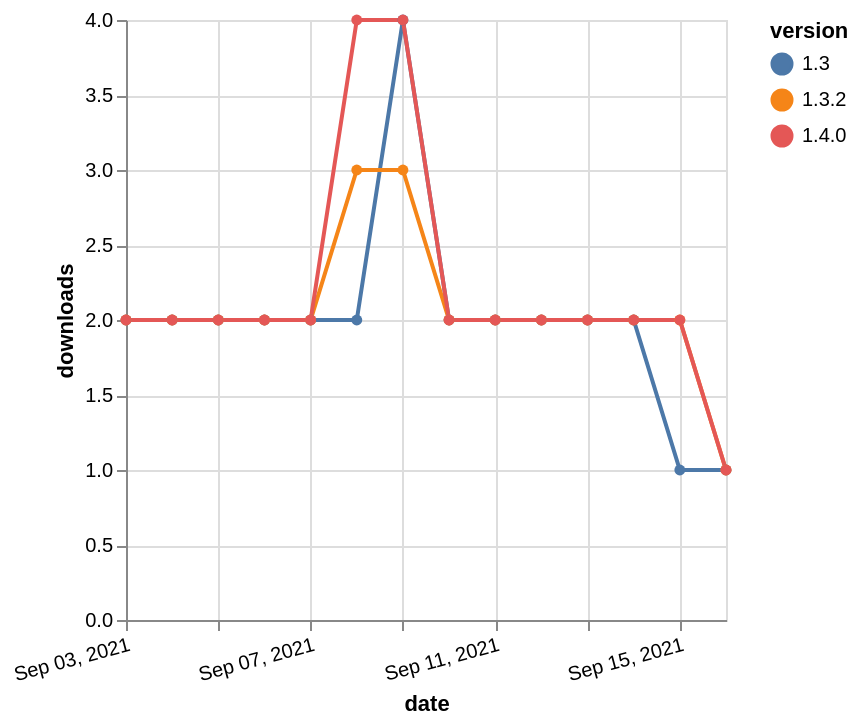

Vega-Lite specification for this chart:
### Vega-Lite specification from a JSON file in a GitHub repository (floating-point values rounded to 4 significant figures)
{"$schema": "https://vega.github.io/schema/vega-lite/v5.json", "description": "A simple bar chart with embedded data.", "data": {"values": [{"date": "2021-09-03", "total": 1162, "delta": 2, "version": "1.3"}, {"date": "2021-09-04", "total": 1164, "delta": 2, "version": "1.3"}, {"date": "2021-09-05", "total": 1166, "delta": 2, "version": "1.3"}, {"date": "2021-09-06", "total": 1168, "delta": 2, "version": "1.3"}, {"date": "2021-09-07", "total": 1170, "delta": 2, "version": "1.3"}, {"date": "2021-09-08", "total": 1172, "delta": 2, "version": "1.3"}, {"date": "2021-09-09", "total": 1176, "delta": 4, "version": "1.3"}, {"date": "2021-09-10", "total": 1178, "delta": 2, "version": "1.3"}, {"date": "2021-09-11", "total": 1180, "delta": 2, "version": "1.3"}, {"date": "2021-09-12", "total": 1182, "delta": 2, "version": "1.3"}, {"date": "2021-09-13", "total": 1184, "delta": 2, "version": "1.3"}, {"date": "2021-09-14", "total": 1186, "delta": 2, "version": "1.3"}, {"date": "2021-09-15", "total": 1187, "delta": 1, "version": "1.3"}, {"date": "2021-09-16", "total": 1188, "delta": 1, "version": "1.3"}, {"date": "2021-09-03", "total": 1165, "delta": 2, "version": "1.3.2"}, {"date": "2021-09-04", "total": 1167, "delta": 2, "version": "1.3.2"}, {"date": "2021-09-05", "total": 1169, "delta": 2, "version": "1.3.2"}, {"date": "2021-09-06", "total": 1171, "delta": 2, "version": "1.3.2"}, {"date": "2021-09-07", "total": 1173, "delta": 2, "version": "1.3.2"}, {"date": "2021-09-08", "total": 1176, "delta": 3, "version": "1.3.2"}, {"date": "2021-09-09", "total": 1179, "delta": 3, "version": "1.3.2"}, {"date": "2021-09-10", "total": 1181, "delta": 2, "version": "1.3.2"}, {"date": "2021-09-11", "total": 1183, "delta": 2, "version": "1.3.2"}, {"date": "2021-09-12", "total": 1185, "delta": 2, "version": "1.3.2"}, {"date": "2021-09-13", "total": 1187, "delta": 2, "version": "1.3.2"}, {"date": "2021-09-14", "total": 1189, "delta": 2, "version": "1.3.2"}, {"date": "2021-09-15", "total": 1191, "delta": 2, "version": "1.3.2"}, {"date": "2021-09-16", "total": 1192, "delta": 1, "version": "1.3.2"}, {"date": "2021-09-03", "total": 1053, "delta": 2, "version": "1.4.0"}, {"date": "2021-09-04", "total": 1055, "delta": 2, "version": "1.4.0"}, {"date": "2021-09-05", "total": 1057, "delta": 2, "version": "1.4.0"}, {"date": "2021-09-06", "total": 1059, "delta": 2, "version": "1.4.0"}, {"date": "2021-09-07", "total": 1061, "delta": 2, "version": "1.4.0"}, {"date": "2021-09-08", "total": 1065, "delta": 4, "version": "1.4.0"}, {"date": "2021-09-09", "total": 1069, "delta": 4, "version": "1.4.0"}, {"date": "2021-09-10", "total": 1071, "delta": 2, "version": "1.4.0"}, {"date": "2021-09-11", "total": 1073, "delta": 2, "version": "1.4.0"}, {"date": "2021-09-12", "total": 1075, "delta": 2, "version": "1.4.0"}, {"date": "2021-09-13", "total": 1077, "delta": 2, "version": "1.4.0"}, {"date": "2021-09-14", "total": 1079, "delta": 2, "version": "1.4.0"}, {"date": "2021-09-15", "total": 1081, "delta": 2, "version": "1.4.0"}, {"date": "2021-09-16", "total": 1082, "delta": 1, "version": "1.4.0"}]}, "width": "container", "mark": {"type": "line", "point": {"filled": true}}, "encoding": {"x": {"field": "date", "type": "temporal", "timeUnit": "yearmonthdate", "title": "date", "axis": {"labelAngle": -15}}, "y": {"field": "delta", "type": "quantitative", "title": "downloads"}, "color": {"field": "version", "type": "nominal"}, "tooltip": {"field": "delta"}}}
